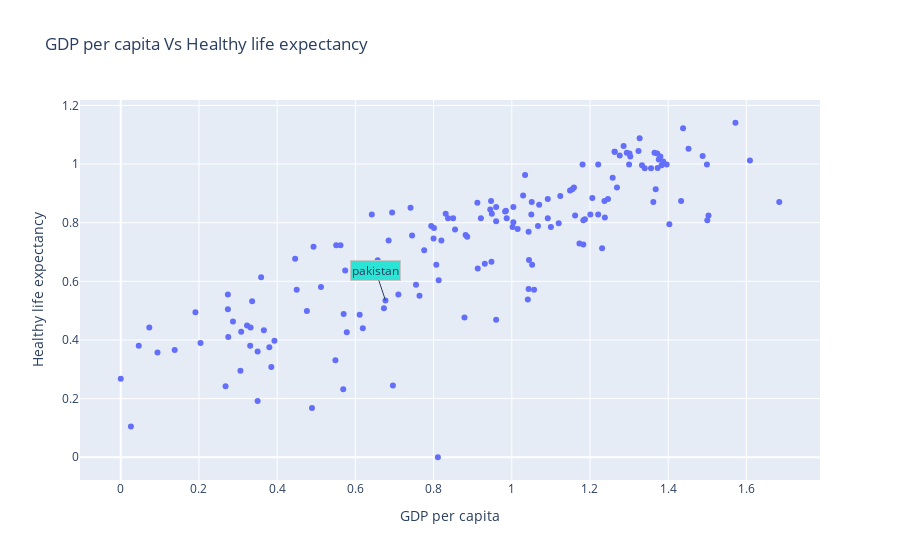

Source (notebook cell):
### Code cell
fig=px.scatter(df, x='GDP per capita', y='Healthy life expectancy', 
               hover_data=['Country or region'],
               title='GDP per capita Vs Healthy life expectancy (WHO) report 2019')
fig.add_annotation(x=0.677, y=0.535, text='pakistan',
                   bgcolor='#2ce4d6',bordercolor='#c7c7c7')
coor=df['Healthy life expectancy'].corr(df['GDP per capita'])
print('GDP per capita of Healthy life expectancy:',coor)
fig.show()

### Figure 1 — Plotly figure (JSON) as saved in the notebook; plotly's stock layout.template omitted (floating-point values rounded to 4 significant figures; data arrays with more than 128 entries replaced by an {"elided": "..."} marker saying what was removed)
{"data": [{"customdata": {"elided": "156x1 str values"}, "hovertemplate": "GDP per capita=%{x}<br>Healthy life expectancy=%{y}<br>Country or region=%{customdata[0]}<extra></extra>", "legendgroup": "", "marker": {"color": "#636efa", "symbol": "circle"}, "mode": "markers", "name": "", "orientation": "v", "showlegend": false, "type": "scatter", "x": {"elided": "156 float values"}, "xaxis": "x", "y": {"elided": "156 float values"}, "yaxis": "y"}], "layout": {"annotations": [{"bgcolor": "#2ce4d6", "bordercolor": "#c7c7c7", "name": "20", "text": "pakistan", "x": 0.677, "y": 0.535}], "legend": {"tracegroupgap": 0}, "title": {"text": "GDP per capita Vs Healthy life expectancy"}, "xaxis": {"anchor": "y", "domain": [0, 1], "title": {"text": "GDP per capita"}}, "yaxis": {"anchor": "x", "domain": [0, 1], "title": {"text": "Healthy life expectancy"}}}}
